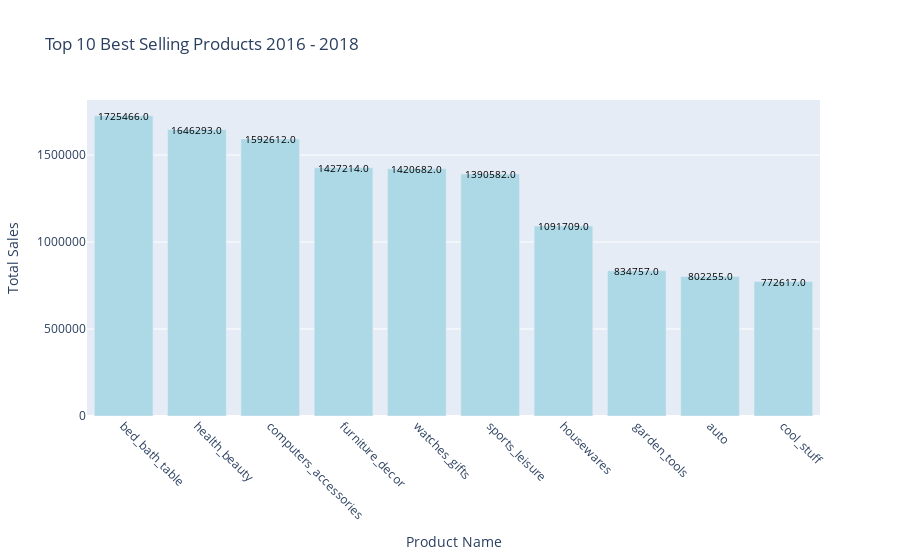

Notebook cell for this chart:
### Markdown cell above
## 10 Produk Teratas Yang Memiliki Pendapatan Tertinggi

### Code cell
df_product_sales = all_df.groupby(by="product_name").agg({
    "payment_value": "sum",
}).nlargest(10, "payment_value").round().reset_index()

fig = go.Figure()

fig.add_trace(go.Bar(
    x=df_product_sales['product_name'],
    y=df_product_sales['payment_value'],
    marker=dict(
        color='rgb(173, 216, 230)',  # Set color here
    ),
))

for i, v in enumerate(df_product_sales['payment_value']):
    fig.add_annotation(
        x=df_product_sales['product_name'][i],
        y=v+5,
        text=str(v),
        font=dict(
            size=10,
            color='black',  # Set text color here
        ),
        showarrow=False,
        textangle=0,
        align='center',
    )

fig.update_layout(
    title='Top 10 Best Selling Products 2016 - 2018',
    xaxis=dict(
        title='Product Name',
        tickangle=45,
        tickfont=dict(
            size=12,
        ),
        automargin=True,
    ),
    yaxis=dict(
        title='Total Sales',
        tickformat='plain',
        tickfont=dict(
            size=12,
        ),
    ),
    
    showlegend=False,
)

fig.show()

### Figure 1 — Plotly figure (JSON) as saved in the notebook; plotly's stock layout.template omitted (floating-point values rounded to 4 significant figures)
{"data": [{"marker": {"color": "rgb(173, 216, 230)"}, "type": "bar", "x": ["bed_bath_table", "health_beauty", "computers_accessories", "furniture_decor", "watches_gifts", "sports_leisure", "housewares", "garden_tools", "auto", "cool_stuff"], "y": [1725466, 1646293, 1592612, 1427214, 1420682, 1390582, 1091709, 834757, 802255, 772617]}], "layout": {"annotations": [{"align": "center", "font": {"color": "black", "size": 10}, "showarrow": false, "text": "1725466.0", "textangle": 0, "x": "bed_bath_table", "y": 1725471}, {"align": "center", "font": {"color": "black", "size": 10}, "showarrow": false, "text": "1646293.0", "textangle": 0, "x": "health_beauty", "y": 1646298}, {"align": "center", "font": {"color": "black", "size": 10}, "showarrow": false, "text": "1592612.0", "textangle": 0, "x": "computers_accessories", "y": 1592617}, {"align": "center", "font": {"color": "black", "size": 10}, "showarrow": false, "text": "1427214.0", "textangle": 0, "x": "furniture_decor", "y": 1427219}, {"align": "center", "font": {"color": "black", "size": 10}, "showarrow": false, "text": "1420682.0", "textangle": 0, "x": "watches_gifts", "y": 1420687}, {"align": "center", "font": {"color": "black", "size": 10}, "showarrow": false, "text": "1390582.0", "textangle": 0, "x": "sports_leisure", "y": 1390587}, {"align": "center", "font": {"color": "black", "size": 10}, "showarrow": false, "text": "1091709.0", "textangle": 0, "x": "housewares", "y": 1091714}, {"align": "center", "font": {"color": "black", "size": 10}, "showarrow": false, "text": "834757.0", "textangle": 0, "x": "garden_tools", "y": 834762}, {"align": "center", "font": {"color": "black", "size": 10}, "showarrow": false, "text": "802255.0", "textangle": 0, "x": "auto", "y": 802260}, {"align": "center", "font": {"color": "black", "size": 10}, "showarrow": false, "text": "772617.0", "textangle": 0, "x": "cool_stuff", "y": 772622}], "showlegend": false, "title": {"text": "Top 10 Best Selling Products 2016 - 2018"}, "xaxis": {"automargin": true, "tickangle": 45, "tickfont": {"size": 12}, "title": {"text": "Product Name"}}, "yaxis": {"tickfont": {"size": 12}, "tickformat": "plain", "title": {"text": "Total Sales"}}}}
